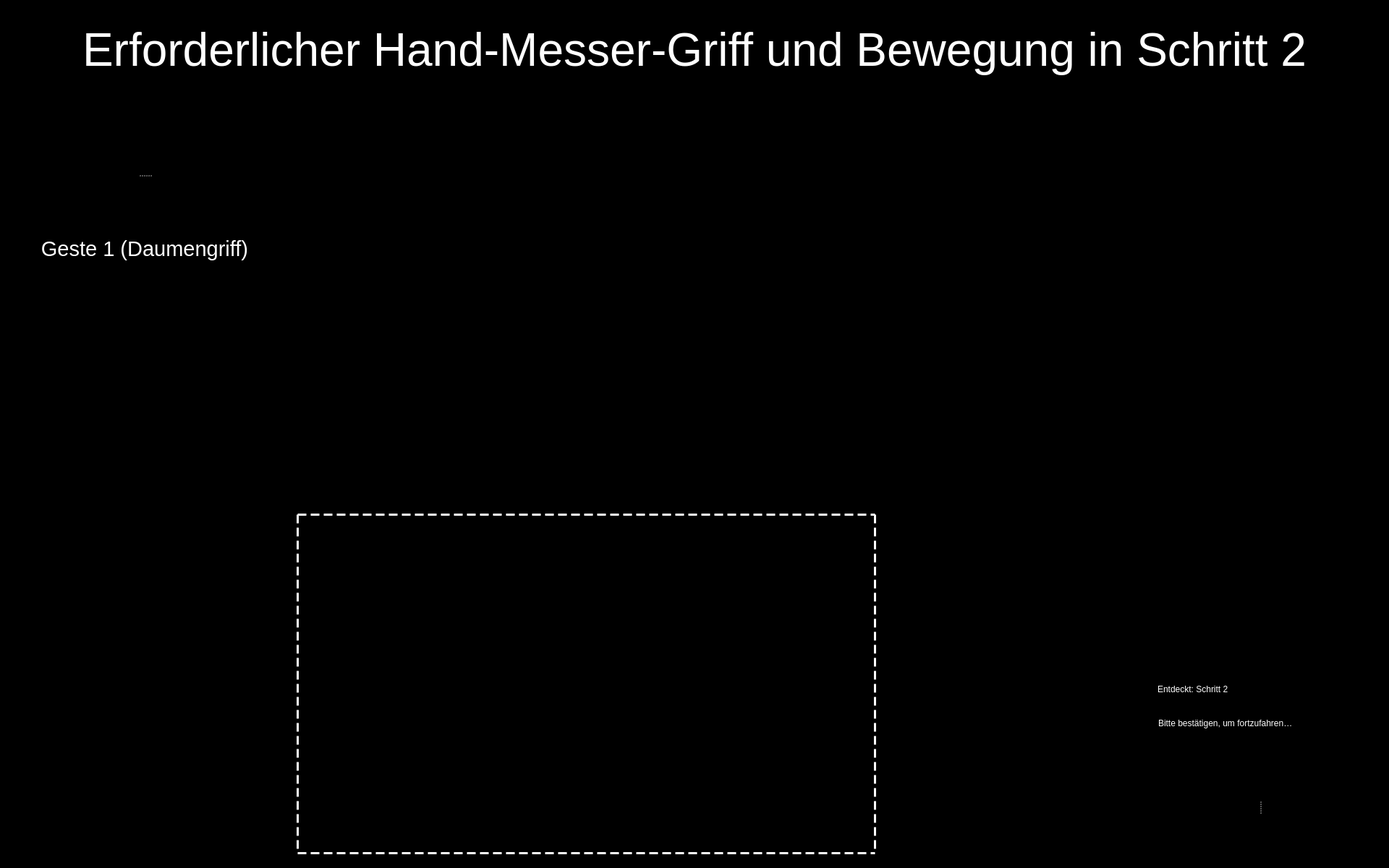
<?xml version="1.0" encoding="UTF-8"?>
<ui version="4.0">
 <class>Entry_Step_2_UI</class>
 <widget class="QWidget" name="Entry_Step_2_UI">
  <property name="windowModality">
   <enum>Qt::WindowModal</enum>
  </property>
  <property name="enabled">
   <bool>true</bool>
  </property>
  <property name="geometry">
   <rect>
    <x>0</x>
    <y>0</y>
    <width>1920</width>
    <height>1200</height>
   </rect>
  </property>
  <property name="sizePolicy">
   <sizepolicy hsizetype="Preferred" vsizetype="Preferred">
    <horstretch>0</horstretch>
    <verstretch>0</verstretch>
   </sizepolicy>
  </property>
  <property name="minimumSize">
   <size>
    <width>0</width>
    <height>0</height>
   </size>
  </property>
  <property name="maximumSize">
   <size>
    <width>1920</width>
    <height>1200</height>
   </size>
  </property>
  <property name="windowTitle">
   <string>Food Assist</string>
  </property>
  <property name="windowOpacity">
   <double>1.000000000000000</double>
  </property>
  <property name="styleSheet">
   <string notr="true">background-color: rgb(0, 0, 0);</string>
  </property>
  <widget class="QWidget" name="widget" native="true">
   <property name="geometry">
    <rect>
     <x>1540</x>
     <y>930</y>
     <width>371</width>
     <height>91</height>
    </rect>
   </property>
   <property name="styleSheet">
    <string notr="true">background-color: rgb(0, 0, 0);</string>
   </property>
   <widget class="QLabel" name="label">
    <property name="geometry">
     <rect>
      <x>10</x>
      <y>0</y>
      <width>41</width>
      <height>51</height>
     </rect>
    </property>
    <property name="styleSheet">
     <string notr="true"/>
    </property>
    <property name="text">
     <string/>
    </property>
    <property name="pixmap">
     <pixmap resource="resources/res.qrc">:/img/Icon Detected.svg</pixmap>
    </property>
    <property name="alignment">
     <set>Qt::AlignRight|Qt::AlignTrailing|Qt::AlignVCenter</set>
    </property>
   </widget>
   <widget class="QLabel" name="label_2">
    <property name="geometry">
     <rect>
      <x>60</x>
      <y>3</y>
      <width>311</width>
      <height>40</height>
     </rect>
    </property>
    <property name="styleSheet">
     <string notr="true">font: 75 28pt &quot;Arial&quot;;
color: rgb(255, 255, 255);</string>
    </property>
    <property name="text">
     <string>Entdeckt: Schritt 2</string>
    </property>
    <property name="textFormat">
     <enum>Qt::RichText</enum>
    </property>
   </widget>
   <widget class="QLabel" name="label_3">
    <property name="geometry">
     <rect>
      <x>61</x>
      <y>54</y>
      <width>321</width>
      <height>31</height>
     </rect>
    </property>
    <property name="styleSheet">
     <string notr="true">font: 14pt &quot;Arial&quot;;
color: rgb(255, 255, 255)</string>
    </property>
    <property name="text">
     <string>Bitte bestätigen, um fortzufahren…</string>
    </property>
   </widget>
  </widget>
  <widget class="QLabel" name="img_detected_step2">
   <property name="geometry">
    <rect>
     <x>1410</x>
     <y>400</y>
     <width>631</width>
     <height>521</height>
    </rect>
   </property>
   <property name="frameShape">
    <enum>QFrame::NoFrame</enum>
   </property>
   <property name="text">
    <string/>
   </property>
   <property name="pixmap">
    <pixmap resource="resources/res.qrc">:/detected steps/Detected Step2.png</pixmap>
   </property>
   <property name="scaledContents">
    <bool>true</bool>
   </property>
  </widget>
  <widget class="QLabel" name="label_8">
   <property name="geometry">
    <rect>
     <x>410</x>
     <y>710</y>
     <width>801</width>
     <height>471</height>
    </rect>
   </property>
   <property name="styleSheet">
    <string notr="true">border :3px solid white;
border-style : dashed;
background-color: rgb(0, 0, 0, 0);</string>
   </property>
   <property name="text">
    <string/>
   </property>
  </widget>
  <widget class="QWidget" name="widget_2" native="true">
   <property name="geometry">
    <rect>
     <x>1559</x>
     <y>1030</y>
     <width>361</width>
     <height>161</height>
    </rect>
   </property>
   <property name="styleSheet">
    <string notr="true">background-color: rgb(0,0,0);</string>
   </property>
   <widget class="QSplitter" name="splitter">
    <property name="geometry">
     <rect>
      <x>10</x>
      <y>10</y>
      <width>345</width>
      <height>150</height>
     </rect>
    </property>
    <property name="frameShape">
     <enum>QFrame::NoFrame</enum>
    </property>
    <property name="frameShadow">
     <enum>QFrame::Plain</enum>
    </property>
    <property name="lineWidth">
     <number>0</number>
    </property>
    <property name="orientation">
     <enum>Qt::Horizontal</enum>
    </property>
    <property name="opaqueResize">
     <bool>false</bool>
    </property>
    <property name="handleWidth">
     <number>45</number>
    </property>
    <property name="childrenCollapsible">
     <bool>false</bool>
    </property>
    <widget class="QPushButton" name="button_yes">
     <property name="enabled">
      <bool>true</bool>
     </property>
     <property name="minimumSize">
      <size>
       <width>81</width>
       <height>81</height>
      </size>
     </property>
     <property name="maximumSize">
      <size>
       <width>150</width>
       <height>150</height>
      </size>
     </property>
     <property name="cursor">
      <cursorShape>OpenHandCursor</cursorShape>
     </property>
     <property name="focusPolicy">
      <enum>Qt::WheelFocus</enum>
     </property>
     <property name="contextMenuPolicy">
      <enum>Qt::DefaultContextMenu</enum>
     </property>
     <property name="icon">
      <iconset resource="resources/res.qrc">
       <normaloff>:/buttons/Button Yes.svg</normaloff>:/buttons/Button Yes.svg</iconset>
     </property>
     <property name="iconSize">
      <size>
       <width>144</width>
       <height>144</height>
      </size>
     </property>
     <property name="autoDefault">
      <bool>false</bool>
     </property>
     <property name="default">
      <bool>false</bool>
     </property>
     <property name="flat">
      <bool>true</bool>
     </property>
    </widget>
    <widget class="QPushButton" name="button_no">
     <property name="enabled">
      <bool>true</bool>
     </property>
     <property name="minimumSize">
      <size>
       <width>81</width>
       <height>81</height>
      </size>
     </property>
     <property name="maximumSize">
      <size>
       <width>150</width>
       <height>150</height>
      </size>
     </property>
     <property name="cursor">
      <cursorShape>OpenHandCursor</cursorShape>
     </property>
     <property name="focusPolicy">
      <enum>Qt::WheelFocus</enum>
     </property>
     <property name="contextMenuPolicy">
      <enum>Qt::DefaultContextMenu</enum>
     </property>
     <property name="icon">
      <iconset resource="resources/res.qrc">
       <normaloff>:/buttons/Button No.svg</normaloff>:/buttons/Button No.svg</iconset>
     </property>
     <property name="iconSize">
      <size>
       <width>144</width>
       <height>144</height>
      </size>
     </property>
     <property name="autoDefault">
      <bool>false</bool>
     </property>
     <property name="default">
      <bool>false</bool>
     </property>
     <property name="flat">
      <bool>true</bool>
     </property>
    </widget>
   </widget>
  </widget>
  <widget class="QSplitter" name="splitter_2">
   <property name="geometry">
    <rect>
     <x>40</x>
     <y>160</y>
     <width>320</width>
     <height>282</height>
    </rect>
   </property>
   <property name="orientation">
    <enum>Qt::Vertical</enum>
   </property>
   <widget class="QLabel" name="image_required_1">
    <property name="maximumSize">
     <size>
      <width>320</width>
      <height>240</height>
     </size>
    </property>
    <property name="text">
     <string/>
    </property>
    <property name="pixmap">
     <pixmap resource="resources/res.qrc">:/img/right_step2_gesture1_2.png</pixmap>
    </property>
    <property name="scaledContents">
     <bool>true</bool>
    </property>
   </widget>
   <widget class="QLabel" name="text_required_1">
    <property name="font">
     <font>
      <family>Arial</family>
      <pointsize>22</pointsize>
      <weight>9</weight>
      <italic>false</italic>
      <bold>false</bold>
     </font>
    </property>
    <property name="styleSheet">
     <string notr="true">font: 75 22pt &quot;Arial&quot;;
color: rgb(255, 255, 255);</string>
    </property>
    <property name="text">
     <string>Geste 1 (Daumengriff)</string>
    </property>
    <property name="textFormat">
     <enum>Qt::PlainText</enum>
    </property>
    <property name="alignment">
     <set>Qt::AlignCenter</set>
    </property>
    <property name="wordWrap">
     <bool>true</bool>
    </property>
   </widget>
  </widget>
  <widget class="QLabel" name="label_text_1">
   <property name="geometry">
    <rect>
     <x>40</x>
     <y>20</y>
     <width>1840</width>
     <height>100</height>
    </rect>
   </property>
   <property name="font">
    <font>
     <family>Arial</family>
     <pointsize>48</pointsize>
     <weight>9</weight>
     <italic>false</italic>
     <bold>false</bold>
    </font>
   </property>
   <property name="styleSheet">
    <string notr="true">font: 75 48pt &quot;Arial&quot;;
color: rgb(255, 255, 255);</string>
   </property>
   <property name="text">
    <string>Erforderlicher Hand-Messer-Griff und Bewegung in Schritt 2</string>
   </property>
   <property name="textFormat">
    <enum>Qt::RichText</enum>
   </property>
   <property name="alignment">
    <set>Qt::AlignCenter</set>
   </property>
   <property name="wordWrap">
    <bool>true</bool>
   </property>
  </widget>
 </widget>
 <resources>
  <include location="resources/res.qrc"/>
 </resources>
 <connections/>
</ui>
